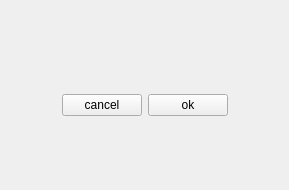
<?xml version="1.0" encoding="UTF-8"?>
<ui version="4.0">
 <class>ConfirmWindow</class>
 <widget class="QWidget" name="ConfirmWindow">
  <property name="geometry">
   <rect>
    <x>0</x>
    <y>0</y>
    <width>289</width>
    <height>190</height>
   </rect>
  </property>
  <property name="windowTitle">
   <string>Form</string>
  </property>
  <layout class="QVBoxLayout" name="verticalLayout_2">
   <item>
    <spacer name="verticalSpacer">
     <property name="orientation">
      <enum>Qt::Vertical</enum>
     </property>
     <property name="sizeHint" stdset="0">
      <size>
       <width>20</width>
       <height>48</height>
      </size>
     </property>
    </spacer>
   </item>
   <item>
    <layout class="QHBoxLayout" name="horizontalLayout_2">
     <item>
      <spacer name="horizontalSpacer">
       <property name="orientation">
        <enum>Qt::Horizontal</enum>
       </property>
       <property name="sizeHint" stdset="0">
        <size>
         <width>40</width>
         <height>20</height>
        </size>
       </property>
      </spacer>
     </item>
     <item>
      <layout class="QVBoxLayout" name="verticalLayout">
       <item>
        <widget class="QLabel" name="confirm_message">
         <property name="text">
          <string/>
         </property>
        </widget>
       </item>
       <item>
        <layout class="QHBoxLayout" name="horizontalLayout">
         <item>
          <widget class="QPushButton" name="cancel_Button">
           <property name="text">
            <string>cancel</string>
           </property>
          </widget>
         </item>
         <item>
          <widget class="QPushButton" name="ok_Button">
           <property name="text">
            <string>ok</string>
           </property>
          </widget>
         </item>
        </layout>
       </item>
      </layout>
     </item>
     <item>
      <spacer name="horizontalSpacer_2">
       <property name="orientation">
        <enum>Qt::Horizontal</enum>
       </property>
       <property name="sizeHint" stdset="0">
        <size>
         <width>40</width>
         <height>20</height>
        </size>
       </property>
      </spacer>
     </item>
    </layout>
   </item>
   <item>
    <spacer name="verticalSpacer_2">
     <property name="orientation">
      <enum>Qt::Vertical</enum>
     </property>
     <property name="sizeHint" stdset="0">
      <size>
       <width>20</width>
       <height>48</height>
      </size>
     </property>
    </spacer>
   </item>
  </layout>
 </widget>
 <resources/>
 <connections/>
</ui>
